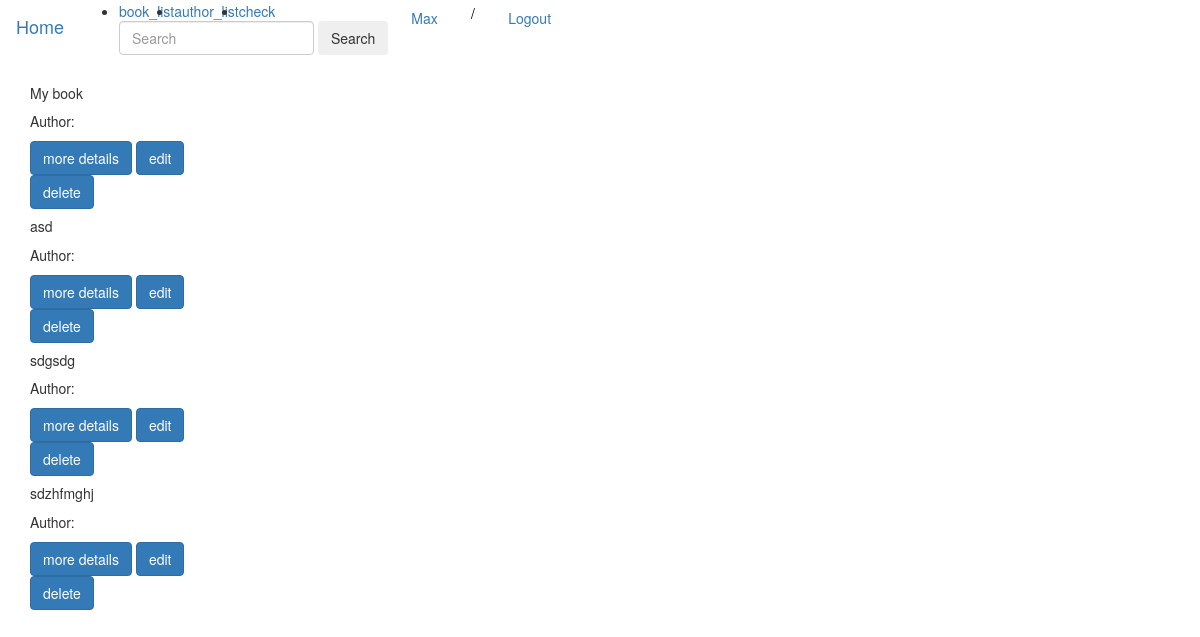
Before: /book (signed in) with the older database file.
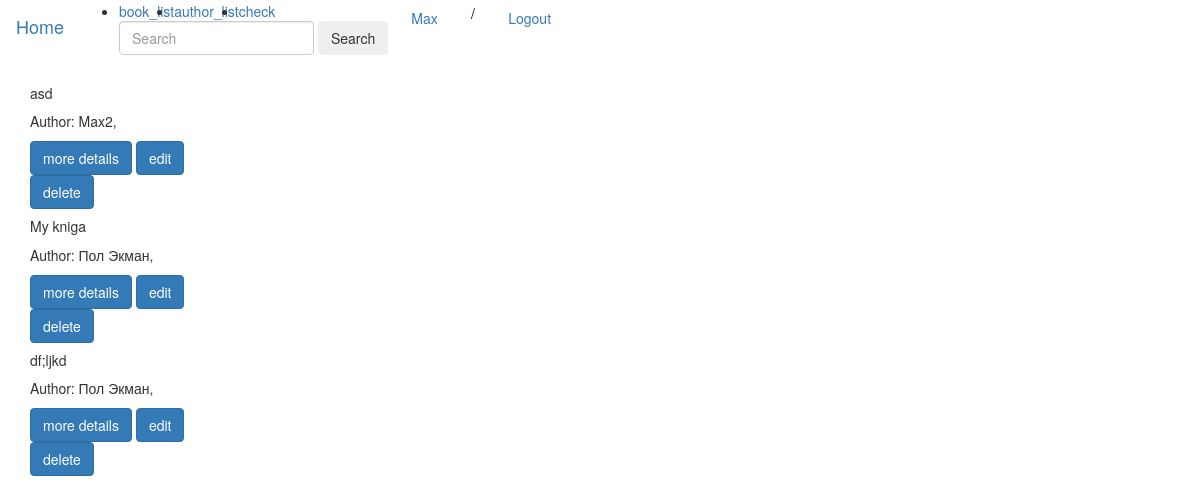
After: the same page with the newer database file.
### app/models.py (models this page shows)
class Book(db.Model):
    __tablename__ = 'book'
    book_id = db.Column(db.Integer, primary_key=True)
    book_name = db.Column(db.String(128), unique=True)
    authors = db.relationship("Author", secondary=book_author)

class Author(db.Model):
    __tablename__ = 'author'
    author_id = db.Column(db.Integer, primary_key=True)
    author_fistName = db.Column(db.String(64))

### app/routes.py (the view)
@app.route('/book')
def book_list():
    if current_user.is_anonymous:
        return redirect(url_for('index'))
    book_list = Book.query.all()
    return render_template('book_list.html', title='Book list page', book=book_list)

### app/models.py (called while the page is built)
@login.user_loader
def load_user(user_id):
    return User.query.get(int(user_id))

    def __repr__(self):
        return '{}'.format(self.user_id)

### app/templates/book_list.html
{% extends "base.html" %}
{% block content %}
{% include 'includes/_book_list.html' %}
{% endblock %}

### app/templates/includes/_book_list.html
<div class="container">
    <div class="card-group">
{% for books in book %}
        <div class="col-4">
<div class="hover card mb-2 mt-2 border-dark" style="width: 18rem;">
  <div class="card-body">
    <h5 class="card-title">{{ books.book_name }}</h5>
    <p class="card-text">Author: {% for authors in books.authors %} {{ authors.author_fistName }}, {% endfor %}</p>
    <a href="{{ url_for('book_detail', bookid=books.book_id) }}" class="btn btn-primary">more details</a>
      {% if current_user.is_authenticated %}
      <a href="{{ url_for('edit_book', bookid=books.book_id) }}" class="btn btn-primary">edit</a>
      <a href="{{ url_for('book_delete', bookid=books.book_id) }}" class="btn btn-primary">delete</a>
      {% endif %}
  </div>
</div>
    </div>
{% endfor %}
</div>
</div>

Changed rows visible on the page:
removed Book: book_name "My book"
removed Book: book_name "sdgsdg"
removed Book: book_name "sdzhfmghj"
changed Book "asd": gains Author (author_fistName "Max2")
added Book: book_name "My kniga"
now on this page (row unchanged): Author: author_fistName "Пол Экман"
added Book: book_name "df;ljkd"
